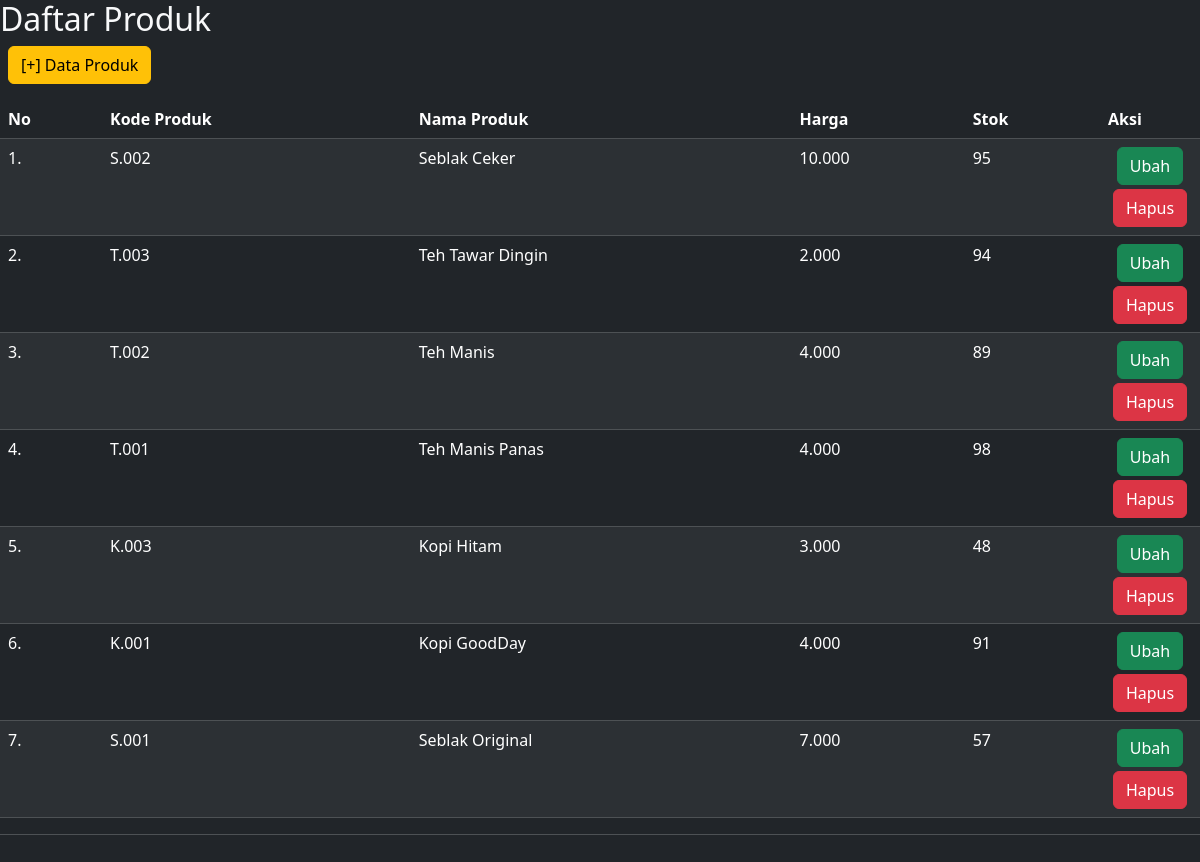
The app's page /produk/tampil_produk.php with its own data.
### tables this page shows
CREATE TABLE `produk` (
  `ProdukID` int(11) NOT NULL,
  `kode_produk` varchar(50) NOT NULL,
  `NamaProduk` varchar(255) NOT NULL,
  `Harga` decimal(10,2) NOT NULL,
  `Stok` int(11) NOT NULL
);

### produk/tampil_produk.php (the view, shortened to what this page needs)
<html>
<head>
<link rel="stylesheet" type="text/css" href="style.css">
<link href="https://cdn.jsdelivr.net/npm/bootstrap@5.3.2/dist/css/bootstrap.min.css" rel="stylesheet">
</head>
<body class="bg bg-dark text-light">
<h2>Daftar Produk</h2>
<a href="form_produk.php" class="btn btn-warning ms-2 mb-3">[+] Data Produk</a>
<table class="table table-dark table-striped">
  <thead class="">
<tr>
<th>No</th>
<th>Kode Produk</th>
<th>Nama Produk</th>
<th>Harga</th>
<th>Stok</th>
<th>Aksi</th>
</tr>
</thead>
<tbody>
<?php
include "config.php";
$sql="select * from produk order by ProdukID desc";
$result=mysqli_query($koneksi,$sql);
$no=1;
while($data=mysqli_fetch_array($result))
{
?>
<td><?= $no ?>.</td>
<td><?= $data['kode_produk'] ?></td>
<td><?= $data['NamaProduk'] ?></td>
<td><?= number_format($data['Harga'],0 ,',' ,'.') ?></td>
<td><?= $data['Stok'] ?></td>
<td align="center" width="100px">
<a href="edit_produk.php?id=<?= $data['ProdukID']
?>" class="btn btn-success mb-1" >Ubah</a>
<a href="delete_produk.php?id=<?=$data['ProdukID'] ?>"
	onclick="return confirm('Apakah Anda Yakin data produk <?= $data['ProdukID'] ?> akan dihapus?')" class="btn btn-danger">Hapus</a>
</td>
<?php
$no++;
}
?>
</tbody>
<tfoot>
<tr>
<td colspan="7">
</td>
</tr>
</tfoot>
</table>
<br>
</body>
</html>

### produk/style.css (style rules this page uses)
body { font:14px "Tahoma"; }
th { background: red; color:white; }
td { background: #eee; color:black; }

### records on screen
produk: kode_produk "S.002", NamaProduk "Seblak Ceker", Harga "10.000", Stok "95"
produk: kode_produk "T.003", NamaProduk "Teh Tawar Dingin", Harga "2.000", Stok "94"
produk: kode_produk "T.002", NamaProduk "Teh Manis", Harga "4.000", Stok "89"
produk: kode_produk "T.001", NamaProduk "Teh Manis Panas", Harga "4.000", Stok "98"
produk: kode_produk "K.003", NamaProduk "Kopi Hitam", Harga "3.000", Stok "48"
produk: kode_produk "K.001", NamaProduk "Kopi GoodDay", Harga "4.000", Stok "91"
produk: kode_produk "S.001", NamaProduk "Seblak Original", Harga "7.000", Stok "57"
